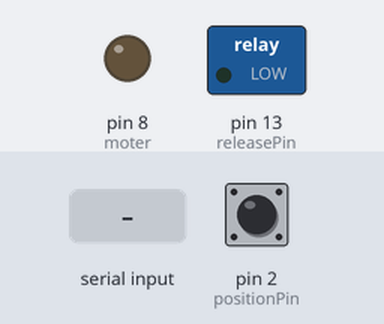
Bench run of a sketch on a simulated Arduino Uno, built with avr-gcc and run on an emulated ATmega328P. On the bench: switched loads named in the sketch (green lamp = pin HIGH), output pins drawn as LEDs (lit = HIGH). The inputs (shaded band) are chosen by the test bench; at power-on: pin 2 (positionPin) HIGH. What the sketch prints to the serial monitor is not drawn.

Above: at 1.2 s.
1.3 s: "H" received over Serial
4.3 s: pin 2 (positionPin) pulled LOW for 3.2 s
At 8.4 s:
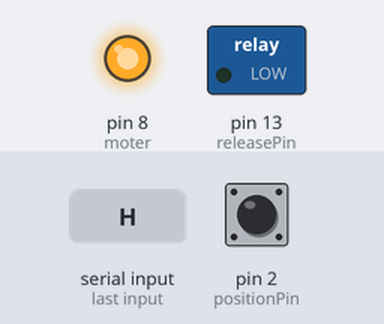
9.5 s: "J" received over Serial
At 10.3 s:
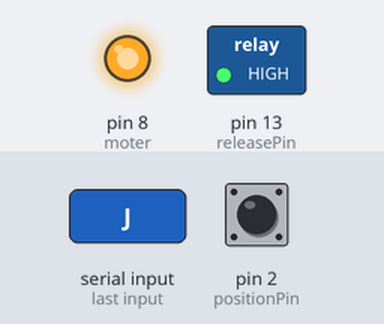
11.0 s: "K" received over Serial
At 11.4 s:
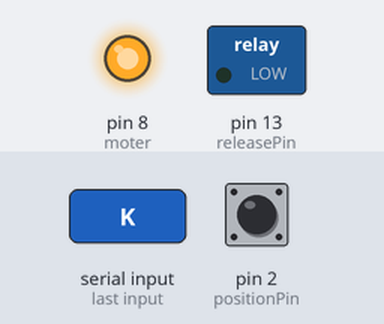
Timing chart, 0 to 13.5 s (numbered marks = the images above; inputs shaded):
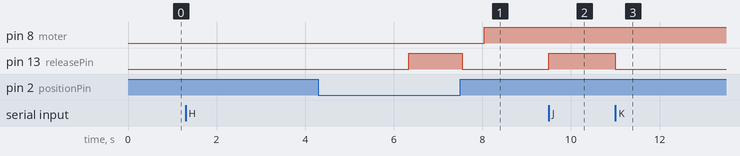

The sketch:

main.ino
```cpp
const int releasePin = 13; // 释放机械手的继电器引脚
const int positionPin = 2; // 行程开关接收信号引脚
const int moter = 8;       // 控制电机启动关闭引脚

int incomingByte;              // 串口数据存储
int kflag='K';                 // 判断位
int qflag='K';
void setup() {
  // 初始化串口连接:
  Serial.begin(9600);
  // 以OUTPUT模式初始化release继电器:
  pinMode(releasePin, OUTPUT);
  // 以OUTPUT模式初始化电机控制引脚;
  pinMode(moter, OUTPUT);
  // 把行程开关输入端设置成拉上电阻状态下的输入，这样就不需要接上电阻了--原因见电工学;
  pinMode(positionPin, INPUT_PULLUP);
  while(Serial.read()>= 0){}///clear serialbuffer

}

void loop() {
    int sensorVal=digitalRead(positionPin);
    if(kflag=='K'){
        while(Serial.read()>= 0){}///clear serialbuffer
        Serial.print("=====================================\n");
        Serial.print("||         等待输入控制命令：      ||\n");
        Serial.print("||输入H则会在倒计时结束开始运行电机||\n");
        Serial.print("||      输入J则会让机械手张开      ||\n");
        Serial.print("||      输入K则会让机械手闭合      ||\n");
        Serial.print("||     请注意不要输入其他指令      ||\n");
        Serial.print("||      指令顺序一般为J->K->H      ||\n");
        Serial.print("=====================================\n");
        kflag='Q';
    }
    //读取数据流中最后一个字符:
    incomingByte = Serial.read();
    while ( incomingByte != -1 ){
        if( qflag=='K' && incomingByte== 'H'){
            Serial.print("=====================================\n");
            Serial.print("||****************5****************||\n");
            delay(1000);
            Serial.print("||****************4****************||\n");
            delay(1000);
            Serial.print("||****************3****************||\n");
            delay(1000);
            Serial.print("||****************2****************||\n");
            delay(1000);
            Serial.print("||****************1****************||\n");
            delay(1000);
            Serial.print("=====================================\n");
            qflag='Q';
        }
        int sensorVal=digitalRead(positionPin);
        // 如果时字母H(ASCII码72), 开始
        if (incomingByte == 'H') {
            if (sensorVal==LOW){
                Serial.write("小车正在向前运行，等待到位释放\n");
                digitalWrite(releasePin, HIGH);
                digitalWrite(moter, LOW);
            }
            else{
                Serial.write("到释放位置\n");
                digitalWrite(releasePin, LOW); // 让机械手释放，有可能时相反的就是继电器上电线接错了。
                delay(500); // 等待0.5秒再停电机
                Serial.print("电机停止运转\n");
                digitalWrite(moter, HIGH);      // 电机停止运转--这个比较关键，有可能会损坏仪器
                kflag='K';
                qflag='K';
                break;
            }
        }
        if(incomingByte == 'J'){
            digitalWrite(releasePin, HIGH);
            int i=incomingByte;
            i = Serial.read();
            if(i!=-1){
                incomingByte=i;
            }
        }
        if(incomingByte == 'K'){
            digitalWrite(releasePin, LOW);
            int i=incomingByte;
            i = Serial.read();
            if(i!=-1){
                incomingByte=i;
            }
        }
    }
}
```

Measured:
- after the input at 1.3 s, every drawn part: stays the same
- after the input at 4.3 s, pin 8 (moter): LOW → HIGH after 3.7 s instead of 2.5 s; pin 13 (releasePin): LOW → HIGH after 2.0 s, → LOW 1.2 s later
- after the input at 9.5 s, pin 13 (releasePin): LOW → HIGH at once
- after the input at 11.0 s, pin 13 (releasePin): HIGH → LOW at once
